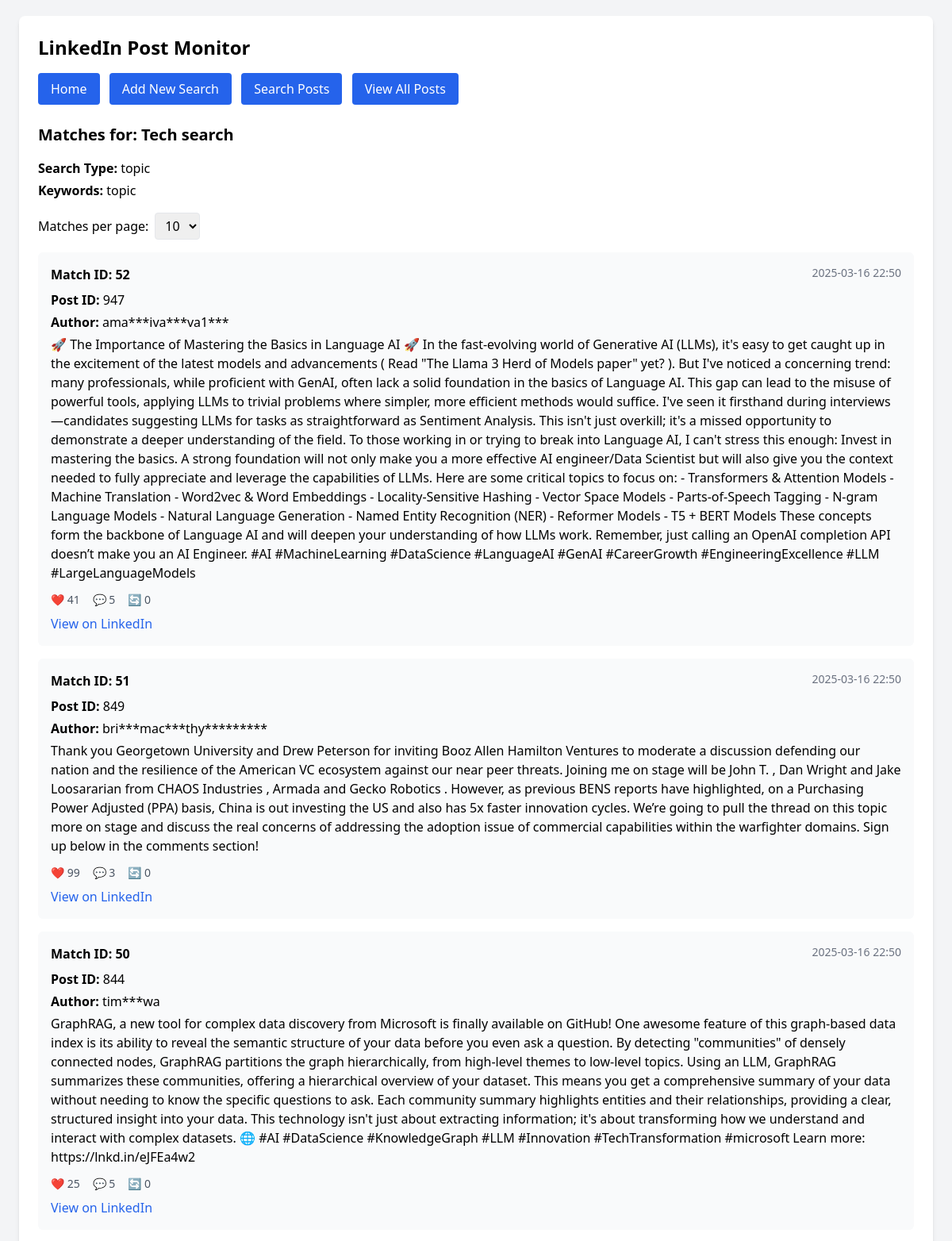
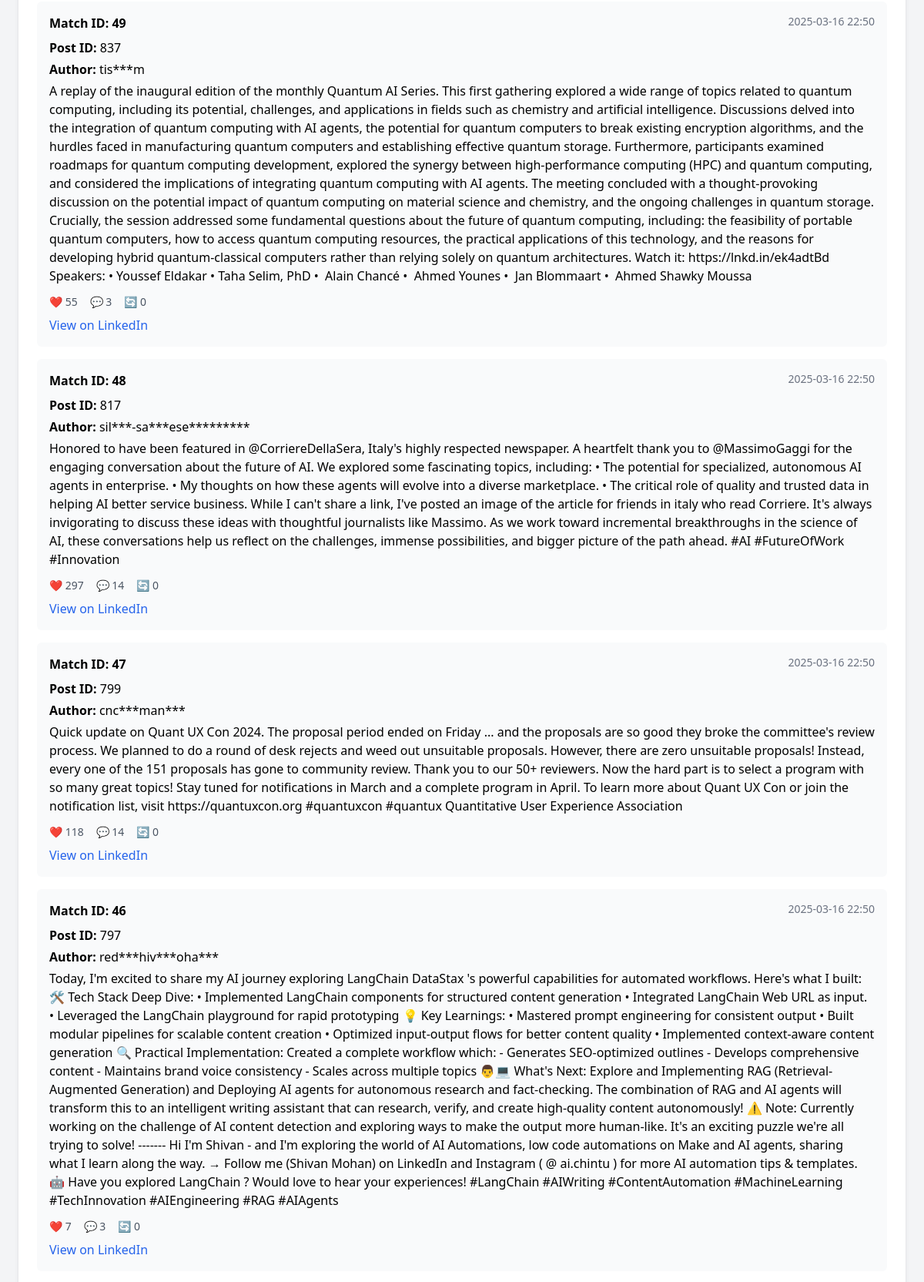
/view_matches/1 (upper part), run on the app's committed database (2 pictures, top to bottom).
### database/Models.py (models this page shows, shortened)
class Search(Base):
    __tablename__ = 'searches'
    id = Column(Integer, primary_key=True)  # Changed from String to Integer
    name = Column(String(255), nullable=False)
    type = Column(String(50), nullable=False)  # Can be user, company, topic, or job
    usernames = Column(Text, nullable=True)
    keywords = Column(Text, nullable=True)  # String to store keywords or usernames
    notify = Column(Boolean, default=False)
    matches = relationship("Match")

class Match(Base):
    __tablename__ = 'matches'
    id = Column(Integer, primary_key=True)
    search_id = Column(Integer, ForeignKey('searches.id'), nullable=False)
    post_id = Column(Integer, ForeignKey('posts.id'), nullable=False)
    matched_at = Column(DateTime, nullable=False)
    posts = relationship("Post", back_populates="matches")
    searches = relationship("Search", back_populates="matches")

class Post(Base):
    __tablename__ = 'posts'
    id = Column(Integer, primary_key=True)
    post_url = Column(String(2048), unique=True, nullable=False)
    user_name = Column(String(255), unique=False, nullable=True)
    user_url = Column(String(2048), unique=False, nullable=True)
    content = Column(Text, nullable=False)
    timestamp = Column(DateTime, nullable=False)
    likes = Column(Integer, default=0)
    comments = Column(Integer, default=0)
    shares = Column(Integer, default=0)
    matches = relationship("Match", back_populates="posts")

### web_app.py (the view)
@app.route('/view_matches/<search_id>')
def view_matches(search_id):
    page = request.args.get('page', 1, type=int)
    per_page = request.args.get('per_page', 10, type=int)
    if per_page not in [10, 20]:
        per_page = 10
    search = storage.get_search(search_id)
    matches, total_matches = storage.get_matches_paginated(search_id, page=page, per_page=per_page)
    total_pages = (total_matches + per_page - 1) // per_page
    return render_template('view_matches.html',
                          search=search,
                          matches=matches,
                          page=page,
                          per_page=per_page,
                          total_matches=total_matches,
                          total_pages=total_pages)

### modules/storage.py (called while the page is built)
    def get_search(self, search_id: int):
        session = self.Session()
        try:
            search = session.query(Search).filter(Search.id == search_id).first()
            return search
        finally:
            session.close()

    def get_matches_paginated(self, search_id: int, page=1, per_page=10):
        session = self.Session()
        try:
            offset = (page - 1) * per_page
            matches = (session.query(Match)
                       .filter(Match.search_id == search_id)
                       .options(joinedload(Match.posts))
                       .order_by(Match.matched_at.desc())
                       .offset(offset)
                       .limit(per_page)
                       .all())
            total_count = session.query(Match).filter(Match.search_id == search_id).count()
            return matches, total_count
        finally:
            session.close()

### templates/view_matches.html (shortened to what this page needs)
{% extends "base.html" %}
{% block content %}
<h2 class="text-xl font-semibold mb-4">Matches for: {{ search.name }}</h2>
<p class="mb-1"><span class="font-semibold">Search Type:</span> {{ search.type }}</p>
{% if search.type == 'user' %}
    <p class="mb-4"><span class="font-semibold">Usernames:</span> {{ search.usernames }}</p>
{% else %}
    <p class="mb-4"><span class="font-semibold">Keywords:</span> {{ search.keywords }}</p>
{% endif %}
<div class="mb-4">
    <form method="GET" action="{{ url_for('view_matches', search_id=search.id) }}" class="flex items-center">
        <label for="per_page" class="mr-2">Matches per page:</label>
        <select name="per_page" id="per_page" class="border rounded px-2 py-1 mr-4" onchange="this.form.submit()">
            <option value="10" {% if per_page == 10 %}selected{% endif %}>10</option>
        </select>
    </form>
</div>
{% if matches %}
    {% for match in matches %}
        <div class="bg-gray-50 p-4 mb-4 rounded-md">
            <div class="flex justify-between mb-2">
                <div>
                    <p class="font-semibold">Match ID: {{ match.id }}</p>
                </div>
                <div class="text-gray-500 text-sm">
                    {{ match.matched_at.strftime('%Y-%m-%d %H:%M') }}
                </div>
            </div>
            <p class="mb-1"><span class="font-semibold">Post ID:</span> {{ match.post_id }}</p>
            {% if match.posts %}
                <p class="mb-1"><span class="font-semibold">Author:</span> {{ match.posts.user_name or match.posts.company_name }}</p>
                <p class="mb-3">{{ match.posts.content }}</p>
                <div class="flex text-sm text-gray-600">
                    <p class="mr-4">❤️ {{ match.posts.likes }}</p>
                    <p class="mr-4">💬 {{ match.posts.comments }}</p>
                    <p>🔄 {{ match.posts.shares }}</p>
                </div>
                {% if match.posts.post_url %}
                    <div class="mt-2">
                        <a href="{{ match.posts.post_url }}" target="_blank" class="text-blue-600 hover:underline">View on LinkedIn</a>
                    </div>
                {% endif %}
            {% endif %}
        </div>
    {% endfor %}
{% else %}
    <p class="italic text-gray-600">No matches found for this search.</p>
{% endif %}
{% endblock %}

### data on the page
Search: name "Tech search", type "topic", keywords "topic"
Match: id "52", matched_at "2025-03-16 22:50", post_id "947", posts "ama***iva***va1***", posts.content "🚀 The Importance of Mastering the Basics in Language AI 🚀 In the fast-evolving world of Generative AI (LLMs), it's easy to get caught up in the excitement of the latest models and advancements ( Read \"The Llama 3 Herd of Models paper\" yet? ). But I've noticed a concerning trend: many professionals, while proficient with GenAI, often lack a solid foundation in the basics of Language AI. This gap can lead to the misuse of powerful tools, applying LLMs to trivial problems where simpler, more efficient methods would suffice. I've seen it firsthand during interviews—candidates suggesting LLMs for tasks as straightforward as Sentiment Analysis. This isn't just overkill; it's a missed opportunity…", posts.likes "41", posts.comments "5", posts.shares "0"
Match: id "51", matched_at "2025-03-16 22:50", post_id "849", posts "bri***mac***thy*********", posts.content "Thank you Georgetown University and Drew Peterson for inviting Booz Allen Hamilton Ventures to moderate a discussion defending our nation and the resilience of the American VC ecosystem against our near peer threats. Joining me on stage will be John T. , Dan Wright and Jake Loosararian from CHAOS Industries , Armada and Gecko Robotics . However, as previous BENS reports have highlighted, on a Purchasing Power Adjusted (PPA) basis, China is out investing the US and also has 5x faster innovation cycles. We’re going to pull the thread on this topic more on stage and discuss the real concerns of addressing the adoption issue of commercial capabilities within the warfighter domains. Sign up…", posts.likes "99", posts.comments "3", posts.shares "0"
Match: id "50", matched_at "2025-03-16 22:50", post_id "844", posts "tim***wa", posts.content "GraphRAG, a new tool for complex data discovery from Microsoft is finally available on GitHub! One awesome feature of this graph-based data index is its ability to reveal the semantic structure of your data before you even ask a question. By detecting \"communities\" of densely connected nodes, GraphRAG partitions the graph hierarchically, from high-level themes to low-level topics. Using an LLM, GraphRAG summarizes these communities, offering a hierarchical overview of your dataset. This means you get a comprehensive summary of your data without needing to know the specific questions to ask. Each community summary highlights entities and their relationships, providing a clear, structured…", posts.likes "25", posts.comments "5", posts.shares "0"
Match: id "49", matched_at "2025-03-16 22:50", post_id "837", posts "tis***m", posts.content "A replay of the inaugural edition of the monthly Quantum AI Series. This first gathering explored a wide range of topics related to quantum computing, including its potential, challenges, and applications in fields such as chemistry and artificial intelligence. Discussions delved into the integration of quantum computing with AI agents, the potential for quantum computers to break existing encryption algorithms, and the hurdles faced in manufacturing quantum computers and establishing effective quantum storage. Furthermore, participants examined roadmaps for quantum computing development, explored the synergy between high-performance computing (HPC) and quantum computing, and considered the…", posts.likes "55", posts.comments "3", posts.shares "0"
Match: id "48", matched_at "2025-03-16 22:50", post_id "817", posts "sil***-sa***ese*********", posts.content "Honored to have been featured in @CorriereDellaSera, Italy's highly respected newspaper. A heartfelt thank you to @MassimoGaggi for the engaging conversation about the future of AI. We explored some fascinating topics, including: • The potential for specialized, autonomous AI agents in enterprise. • My thoughts on how these agents will evolve into a diverse marketplace. • The critical role of quality and trusted data in helping AI better service business. While I can't share a link, I've posted an image of the article for friends in italy who read Corriere. It's always invigorating to discuss these ideas with thoughtful journalists like Massimo. As we work toward incremental breakthroughs…", posts.likes "297", posts.comments "14", posts.shares "0"
Match: id "47", matched_at "2025-03-16 22:50", post_id "799", posts "cnc***man***", posts.content "Quick update on Quant UX Con 2024. The proposal period ended on Friday ... and the proposals are so good they broke the committee's review process. We planned to do a round of desk rejects and weed out unsuitable proposals. However, there are zero unsuitable proposals! Instead, every one of the 151 proposals has gone to community review. Thank you to our 50+ reviewers. Now the hard part is to select a program with so many great topics! Stay tuned for notifications in March and a complete program in April. To learn more about Quant UX Con or join the notification list, visit https://quantuxcon.org #quantuxcon #quantux Quantitative User Experience Association", posts.likes "118", posts.comments "14", posts.shares "0"
Match: id "46", matched_at "2025-03-16 22:50", post_id "797", posts "red***hiv***oha***", posts.content "Today, I'm excited to share my AI journey exploring LangChain DataStax 's powerful capabilities for automated workflows. Here's what I built: 🛠️ Tech Stack Deep Dive: • Implemented LangChain components for structured content generation • Integrated LangChain Web URL as input. • Leveraged the LangChain playground for rapid prototyping 💡 Key Learnings: • Mastered prompt engineering for consistent output • Built modular pipelines for scalable content creation • Optimized input-output flows for better content quality • Implemented context-aware content generation 🔍 Practical Implementation: Created a complete workflow which: - Generates SEO-optimized outlines - Develops comprehensive content -…", posts.likes "7", posts.comments "3", posts.shares "0"
